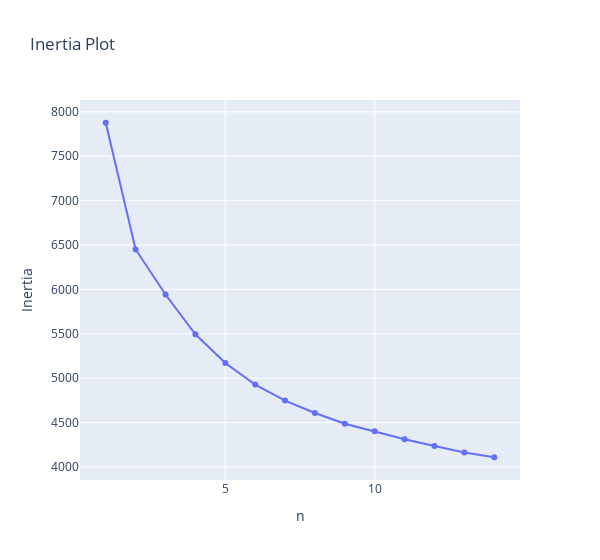

Notebook code for this chart:
### Code cell
n_range = np.arange(1, 15)
inertia = [
    KMeans(random_state=39, n_clusters=i).fit(df_rbstscaled).inertia_ for i in n_range
]

fig = go.Figure(data=[go.Scatter(x=n_range, y=inertia)], layout={"width": 600})
fig.update_layout(title="Inertia Plot", xaxis_title="n", yaxis_title="Inertia")

fig.show()

# elbow at 7-8

### Figure 1 — Plotly figure (JSON) as saved in the notebook; plotly's stock layout.template omitted (floating-point values rounded to 4 significant figures)
{"data": [{"type": "scatter", "x": [1, 2, 3, 4, 5, 6, 7, 8, 9, 10, 11, 12, 13, 14], "y": [7877.0, 6450.0, 5943.0, 5495.0, 5170.0, 4927.0, 4747.0, 4608.0, 4486.0, 4400.0, 4311.0, 4236.0, 4163.0, 4109.0]}], "layout": {"title": {"text": "Inertia Plot"}, "width": 600, "xaxis": {"title": {"text": "n"}}, "yaxis": {"title": {"text": "Inertia"}}}}
